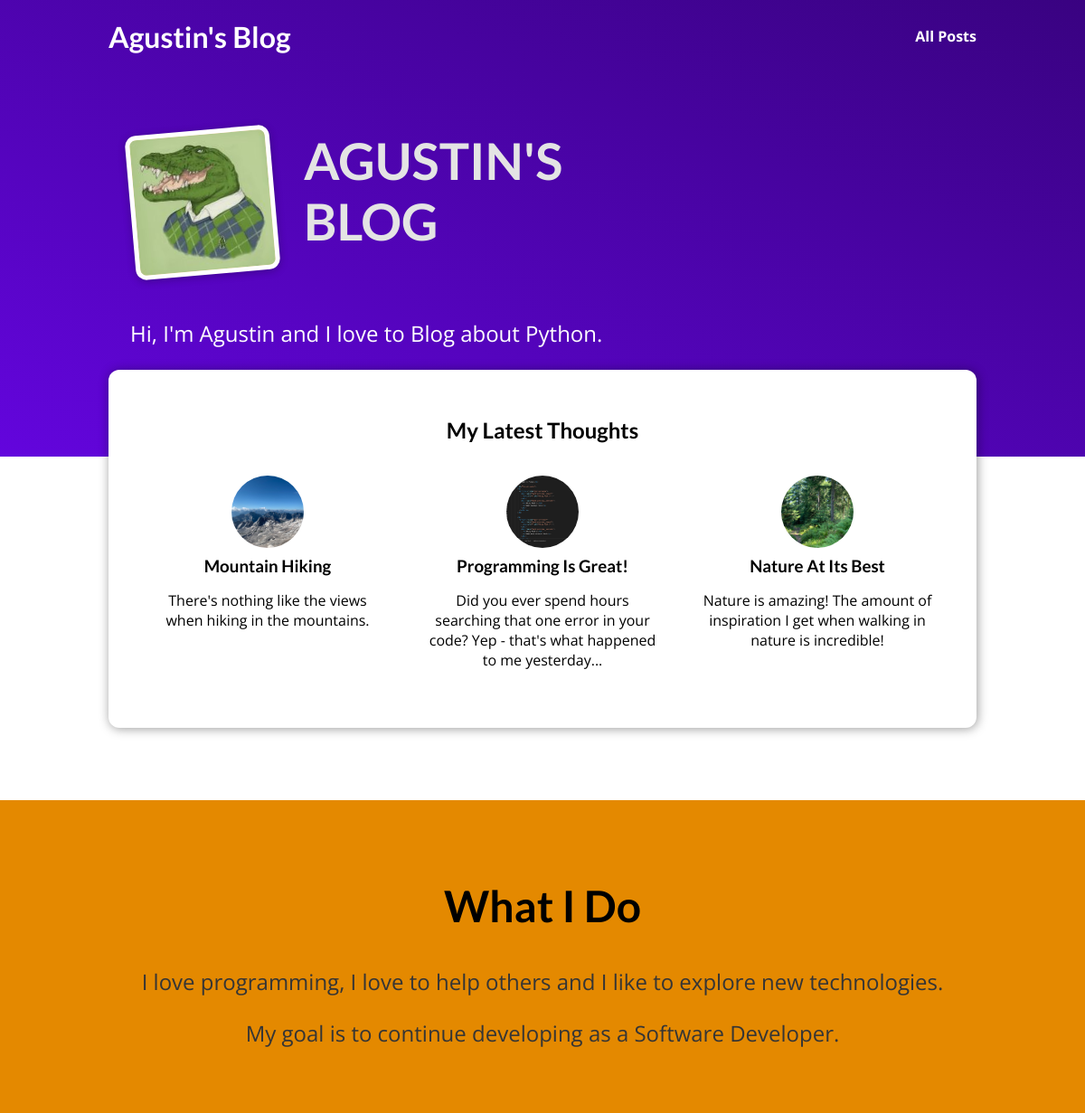
The page / on the database its author committed.
### blog/models.py (models this page shows, shortened)
class Post(models.Model):
    title = models.CharField(max_length=150)
    excerpt = models.CharField(max_length=200)
    image_name = models.CharField(max_length=100)
    date = models.DateField(auto_now=True)
    slug = models.SlugField(unique=True, default="", blank=True, null=False, db_index=True)
    content = models.TextField(validators=[
        MinLengthValidator(10)
    ])
    author = models.ForeignKey(Author, on_delete=models.SET_NULL, related_name="posts", null=True)
    tags = models.ManyToManyField(Tag, blank=True) # Many to Many field

### blog/views.py (the view)
# urls.py: path("", views.starting_page, name="starting-page"),
def starting_page(request):
    latest_posts = Post.objects.all().order_by("-date")[:3]
    return render(request, "blog/index.html", {
        "posts": latest_posts
    })

### blog/templates/blog/index.html (shortened to what this page needs)
{% extends "base.html" %}
{% load static %}
{% block css_files %}
    <link rel="stylesheet" href="{% static "blog/post.css" %}">
    <link rel="stylesheet" href="{% static "blog/index.css" %}">
{% endblock %}
{% block content %}
    <section id="welcome">
        <header>
            <img src="{% static "blog/images/agustin-avatar.jpg" %}" alt="Agustin - The Author of this Blog.">
            <h2>AGUSTIN'S BLOG</h2>
        </header>
        <p>
            Hi, I'm Agustin and I love to Blog about Python.
        </p>
    </section>
    <section id="latest-posts">
        <h2>
            My Latest Thoughts
        </h2>
        <ul>
            {% for post in posts %}
                {% include "blog/includes/post.html" %}
            {% endfor %}
        </ul>
    </section>
    <section id="about">
        <h2>
            What I Do
        </h2>
        <p>
            I love programming, I love to help others and I like to explore new technologies.
        </p>
        <p>
            My goal is to continue developing as a Software Developer.
        </p>
    </section>
{% endblock %}

### blog/templates/blog/includes/post.html
{% load static %}
<li>
    <article class="post">
        <a href="{% url "post-detail-page" slug=post.slug %}">
            <img src="{% static "blog/images/"|add:post.image_name  %}" alt="{{ post.title }}"">
            <div class="post__content">
                <h3>
                    {{ post.title }}
                </h3>
                <p>
                    {{ post.excerpt }}
                </p>
            </div>
        </a>
    </article>
</li>

### static/app.css (style rules this page uses)
* { box-sizing: border-box; }
html { font-family: 'Open Sans', 'Lato', sans-serif; }
body { margin: 0; }
h1, h2, h3 { font-family: 'Lato', sans-serif; font-weight: bold; }

### blog/static/blog/post.css (style rules this page uses)
.post { display: flex; flex-direction: column; align-items: center; text-align: center; }
.post a { text-decoration: none; color: black; transition: all 0.2s ease; padding: 1rem; }
.post img { width: 5rem; height: 5rem; object-fit: cover; border-radius: 50%; }
.post h3 { margin: 0.25rem 0; }

### blog/static/blog/index.css (style rules this page uses)
#welcome { background: linear-gradient(to right top, #6305dd, #390281); padding: 6rem 12%; }
#welcome header { display: flex; align-items: flex-start; margin: 3rem auto; }
#welcome img { width: 10rem; height: 10rem; object-fit: cover; object-position: top; border: 5px solid white; border-radius: 12px; background-color: #ffe1bf; transform: rotateZ(-5deg); box-shadow: 0 2px 8px rgba(0, 0, 0, 0.25); }
#welcome h2 { font-size: 3.5rem; margin: 0 0 0 2rem; color: #e4e4e4; width: 10rem; }
#welcome p { color: white; font-size: 1.5rem; }
#latest-posts { background-color: white; padding: 2rem; border-radius: 12px; width: 60rem; margin: -6rem auto 2rem auto; box-shadow: 1px 1px 12px rgba(0, 0, 0, 0.4); }
#latest-posts h2 { text-align: center; }
#latest-posts ul { list-style: none; margin: 0; padding: 0; display: flex; gap: 1rem; }
#latest-posts li { flex: 1; }
#about { text-align: center; padding: 3rem; background-color: #e48900; margin-top: 5rem; }
#about h2 { font-size: 3rem; }
#about p { font-size: 1.5rem; color: #353535; }

### rows shown on the page
Post: image_name (picture), title "Mountain Hiking", excerpt "There's nothing like the views when hiking in the mountains."
Post: image_name (picture), title "Programming Is Great!", excerpt "Did you ever spend hours searching that one error in your code? Yep - that's what happened to me yesterday..."
Post: image_name (picture), title "Nature At Its Best", excerpt "Nature is amazing! The amount of inspiration I get when walking in nature is incredible!"
